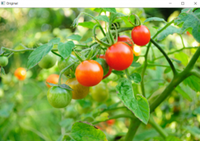
#> input picture Assignment_1/tomatoes.png, 200 x 141 px
$ python problem_4.py
#> lines starting #> are read from the running program, lines starting #| are printed output that depends on the picture; after the words box and inside, x2 and y2 are one past the last pixel; in counts of white or black regions, pixels touching at a corner belong together
#problem-4
import numpy as np
import cv2
#read a colored img and display its size and pixel val of diff channels

image=cv2.imread("tomatoes.png")
#> image is the input picture: shape (141, 200, 3); mean B, G, R 74.3, 165.6, 134

height, width, channels = image.shape
#> height = 141; width = 200; channels = 3
print(f"Image height: {height} pixels")
#| Image height: 141 pixels
print(f"Image width: {width} pixels")
#| Image width: 200 pixels
#print(f"Number of channels: {channels}")
#------------------------------------#
# Pixel values can be accessed using array indexing image[y, x, channel] y:row index, x:column index, channel index (0:Blue, 1:Green, 2:Red in BGR)
#pixel values @ position (100,100)
#------------------------------------#
x,y=100,100
blue_value = image[y, x, 0]
#> blue_value = 1
green_value = image[y, x, 1]
#> green_value = 120
red_value = image[y, x, 2]
#> red_value = 91
print(f"Pixel at ({x}, {y}): B={blue_value}, G={green_value}, R={red_value}")
#| Pixel at (100, 100): B=1, G=120, R=91

#2.write funtn to manually convert color img to greyscale.
#  no using cv2.cvtColor()
#Gray=0.299R + 0.587G + 0.114B

b, g, r = cv2.split(image)
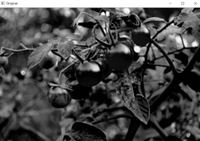
#> b: shape (141, 200); min 0, max 255, mean 74.3
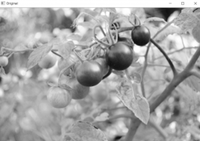
#> g: shape (141, 200); min 11, max 255, mean 165.6
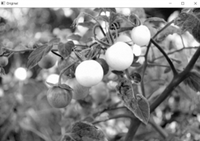
#> r: shape (141, 200); min 0, max 255, mean 134
#------------------------------------#
#Image data in OpenCV is usually of type np.uint8—integers from 0 to 255
# gray=0.299*r+0.587*g+0.114*b --> gives in float value
#imshow() uses uint vals. so need ot convert float into uint 8
#------------------------------------#
gray = (0.114 * b + 0.587 * g + 0.299 * r).astype(np.uint8)
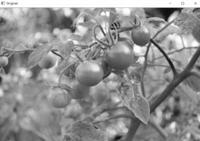
#> gray: shape (141, 200); min 12, max 255, mean 145.2

cv2.imshow("grey image",gray)
cv2.waitKey(0)
cv2.destroyAllWindows()
#3 count pure whilte pixels [255,255,255] in color img.

white_pixels = np.all(image == [255, 255, 255], axis=2)
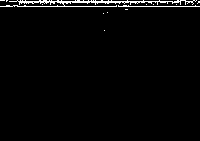
#> white_pixels: shape (141, 200) bool; 2.3% white in thin lines or dots, all inside (x1, y1, x2, y2) = (0, 0, 200, 31)
# image == [255, 255, 255] creates a boolean mask of shape (H, W, 3).
# np.all(..., axis=2) collapses across the 3 channels — True only where all
# 3 values are 255.
# np.sum() counts the True values (i.e., white pixels).

count = np.sum(white_pixels)
#> count = 648
print("Number of pure white pixels:", count)
#| Number of pure white pixels: 648
